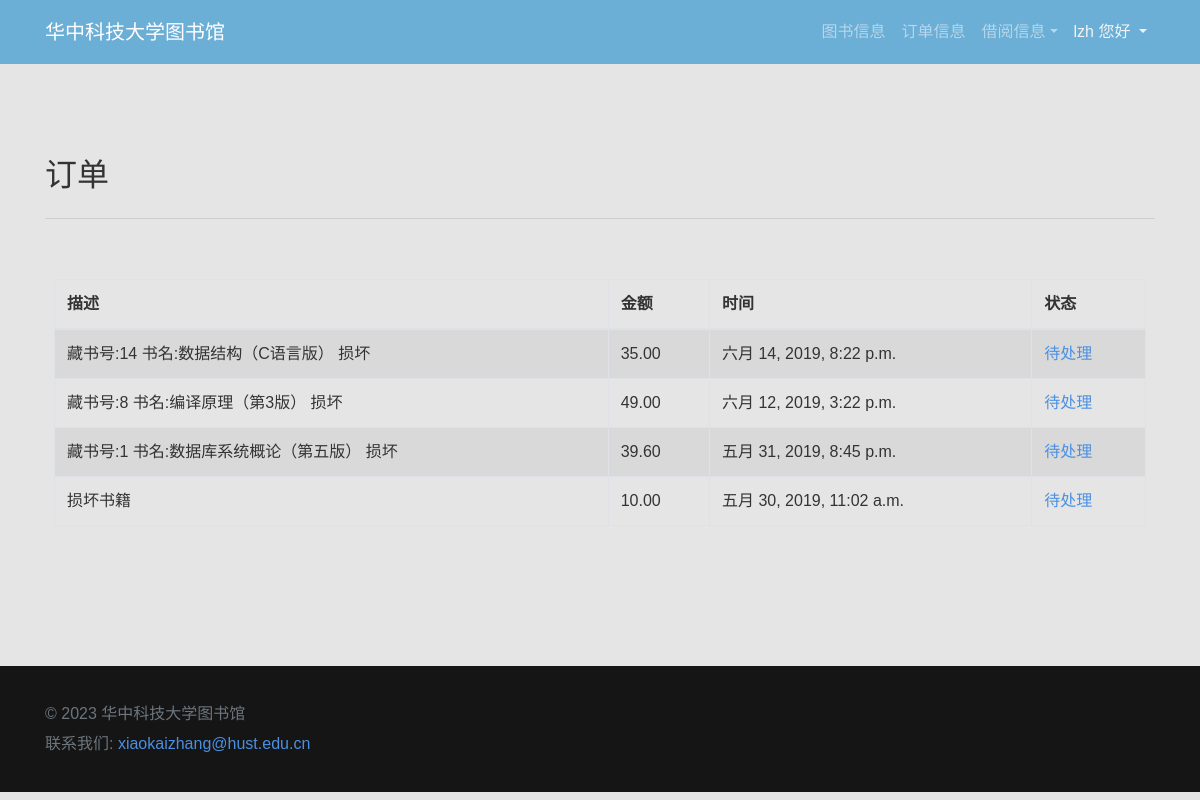
The app's page /tickets/ (signed in) with its own data.
### hust_library/models.py (models this page shows, shortened)
class Ticket(models.Model):
    price = models.DecimalField(max_digits=6, decimal_places=2)
    time = models.DateTimeField()
    quantity = models.SmallIntegerField(default=1)
    description = models.CharField(max_length=150)
    address = models.CharField(max_length=150)
    state = models.IntegerField(default=0)
    reader = models.ForeignKey(
        User, on_delete=models.CASCADE, related_name="ticket_reader_id")

### hust_library/views.py (the view)
# urls.py: path('tickets/', views.tickets_view, name='tickets'),
@login_required
def tickets_view(request):
    context = {"is_empty": False, "tickets": None}
    tickets = Ticket.objects.filter(
        reader__id=request.user.id).order_by('-time')
    context["tickets"] = tickets
    if tickets.count() == 0:
        context["is_empty"] = True
    return render(request, 'tickets.html', context)

### templates/tickets.html
{% extends "base.html" %}
{% block content %}
<div class="py-5">
    <div class="container">
        <div class="row">
            <div class="col-12">
                <h2>订单</h2>
                <hr class="mb-4">
            </div>
        </div>
        {% if is_empty %}
        <h4>您没有订单</h4>
        {% else %}
        <div class="row">
            <div class="col-md-12 p-3">
                <table class="table table-hover table-striped table-bordered">
                    <thead class="thead-inverse">
                        <tr>
                            <th scope="col">描述</th>
                            <th scope="col">金额</th>
                            <th scope="col">时间</th>
                            <th scope="col">状态</th>
                        </tr>
                    </thead>
                    <tbody>
                        {% for ticket in tickets %}
                        <tr>
                            <td>{{ ticket.description }}</td>
                            <td>{{ ticket.price }}</td>
                            <td>{{ ticket.time }}</td>
                            <td>
                                {% if ticket.state == 0 %}
                                <a href="{% url 'ticket_handle' ticket.id %}">待处理</a>
                                {% else %}
                                已完成
                                {% endif %}
                            </td>
                        </tr>
                        {% endfor %}
                    </tbody>
                </table>
            </div>
        </div>
        {% endif %}
    </div>
</div>
{% endblock %}

### templates/base.html (shortened to what this page needs)
{% load static %}
<!DOCTYPE html>
<html>
<head>
    <link href="https://cdn.bootcss.com/bootstrap-table/1.14.2/bootstrap-table.min.css" rel="stylesheet">
    <link href="https://cdn.bootcss.com/twitter-bootstrap/4.3.1/css/bootstrap.min.css" rel="stylesheet">
    <link rel="stylesheet" href="https://cdnjs.cloudflare.com/ajax/libs/font-awesome/4.7.0/css/font-awesome.min.css"
        type="text/css">
    <link rel="stylesheet" href="{% static 'css/theme.css' %}" type="text/css">
</head>
<body style="background-color: rgba(0,0,0,0.1)">
    {% block lead %}
     <nav class="navbar navbar-expand-md navbar-dark">
        <div class="container">
            <a class="navbar-brand d-none d-md-block" href="{% url 'index' %}" style>
                <b>华中科技大学图书馆</b>
            </a>
            <div class="collapse navbar-collapse" id="navbar18">
                <ul class="navbar-nav mx-auto">
                    <li class="nav-item">
                        <a class="nav-link" href="{% url 'books' %}">图书信息</a>
                    </li>
                    <li class="nav-item">
                        <a class="nav-link" href="{% url 'tickets' %}">订单信息</a>
                    </li>
                    <li class="nav-item dropdown">
                        <a class="nav-link dropdown-toggle" href="#" id="navbardrop" data-toggle="dropdown">借阅信息</a>
                    </li>
                </ul>
                <ul class="navbar-nav">
                    <li class="nav-item dropdown">
                        <a class="nav-link dropdown-toggle text-light" href="#" id="navbardrop" data-toggle="dropdown">
                            {% if request.user.is_authenticated %}
                            {{ request.user.username }} 您好
                            {% else %}
                            欢迎
                            {% endif %}
                        </a>
                    </li>
                </ul>
            </div>
        </div>
    </nav>
    {% endblock %}
    <div class="content">
        {% block content %}{% endblock %}
    </div>
</body>
<footer class="text-muted py-4 bg-dark">
    <div class="container">
        <p class="mb-1">© 2023 华中科技大学图书馆</p>
        <p class="mb-0">联系我们: <a href="mailto:xiaokaizhang@hust.edu.cn">xiaokaizhang@hust.edu.cn</a></p>
    </div>
</footer>
</html>

### templates/base.html (style rules this page uses)
:root { --primary-color: #6baed6; --secondary-color: #eff3ff; --text-color: #333333; --link-color: #4a90e2; }
body { font-family: 'Noto Sans SC', sans-serif; background-color: var(--secondary-color); color: var(--text-color); }
.navbar, .dropdown-menu, footer { background-color: var(--primary-color); }
.nav-link, .navbar-brand, .dropdown-item, footer { color: #fff; }
a, a:hover, a:focus { text-decoration: none; color: var(--link-color); }
footer { background-color: var(--primary-color); color: #fff; }
.navbar-nav { margin-right: 0 !important; }
.navbar-collapse { justify-content: start !important; }
.content { min-height: 450px; padding: 20px; }

### records on screen
Ticket: description "藏书号:14 书名:数据结构（C语言版） 损坏", price "35.00", time "六月 14, 2019, 8:22 p.m.", state "待处理"
Ticket: description "藏书号:8 书名:编译原理（第3版） 损坏", price "49.00", time "六月 12, 2019, 3:22 p.m.", state "待处理"
Ticket: description "藏书号:1 书名:数据库系统概论（第五版） 损坏", price "39.60", time "五月 31, 2019, 8:45 p.m.", state "待处理"
Ticket: description "损坏书籍", price "10.00", time "五月 30, 2019, 11:02 a.m.", state "待处理"

### other values on screen
{{ request.user.username }} "lzh"
